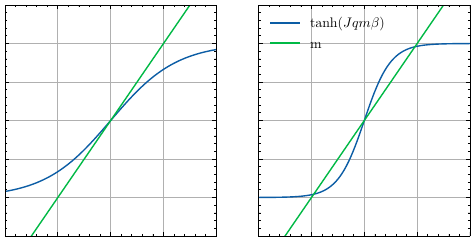

Write the Python code that produced this figure.
import numpy as np
import matplotlib.pyplot as plt
plt.rcParams['axes.grid'] = True
plt.style.use('science')

Xmin, Xmax, samples = -2, 2, 100

Xs = np.linspace(Xmin, Xmax, samples)
tanhXs = np.tanh(0.8*Xs)
tanh4Xs = np.tanh(2*Xs)

fig, axs = plt.subplots(nrows = 1, ncols=2 , sharey=True, figsize = (6,3))
axs[0].plot(Xs, tanhXs, label=r'$\tanh (Jqm \beta)$')
axs[0].plot(Xs, Xs, label='m')
axs[0].set_xlim((Xmin, Xmax))
axs[0].set_yticklabels([])
axs[0].set_xticklabels([])

axs[1].plot(Xs, tanh4Xs, label=r'$\tanh (Jqm \beta)$')
axs[1].plot(Xs, Xs, label='m')
axs[1].set_xlim((Xmin, Xmax))
axs[1].set_yticklabels([])
axs[1].set_xticklabels([])
axs[1].legend()

plt.ylim((-1.5, 1.5))
plt.savefig('plots/mft.pdf')
plt.show()